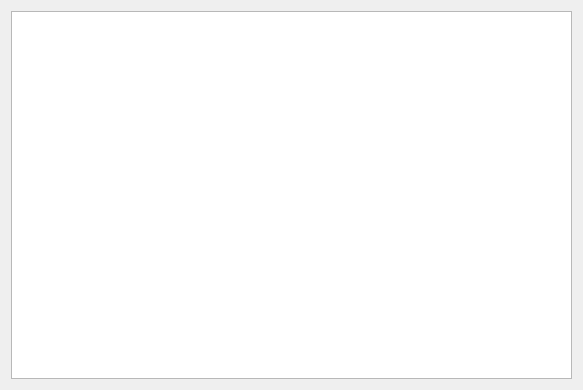
<?xml version="1.0" encoding="UTF-8"?>
<ui version="4.0">
 <class>Widget</class>
 <widget class="QWidget" name="Widget">
  <property name="geometry">
   <rect>
    <x>0</x>
    <y>0</y>
    <width>583</width>
    <height>390</height>
   </rect>
  </property>
  <property name="windowTitle">
   <string>Widget</string>
  </property>
  <layout class="QVBoxLayout" name="verticalLayout">
   <item>
    <widget class="QTableWidget" name="tableWidget"/>
   </item>
  </layout>
 </widget>
 <layoutdefault spacing="6" margin="11"/>
 <resources/>
 <connections/>
</ui>
